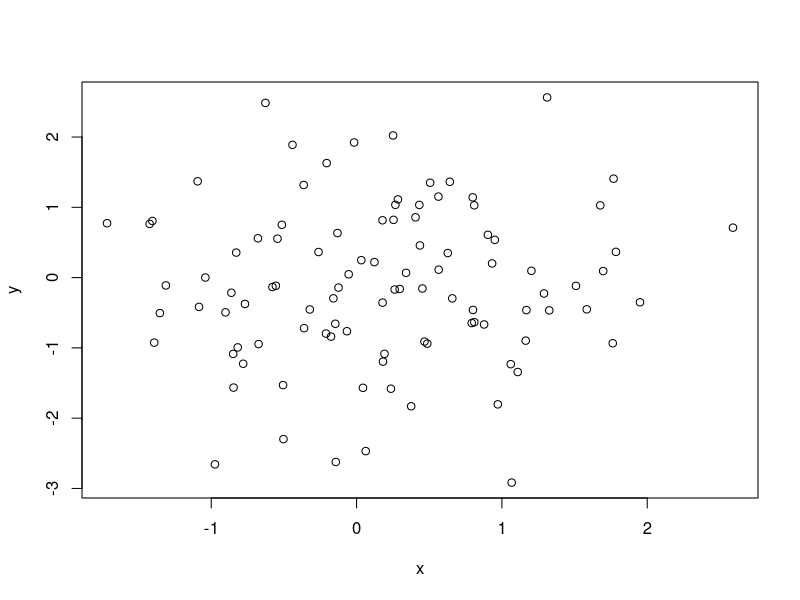
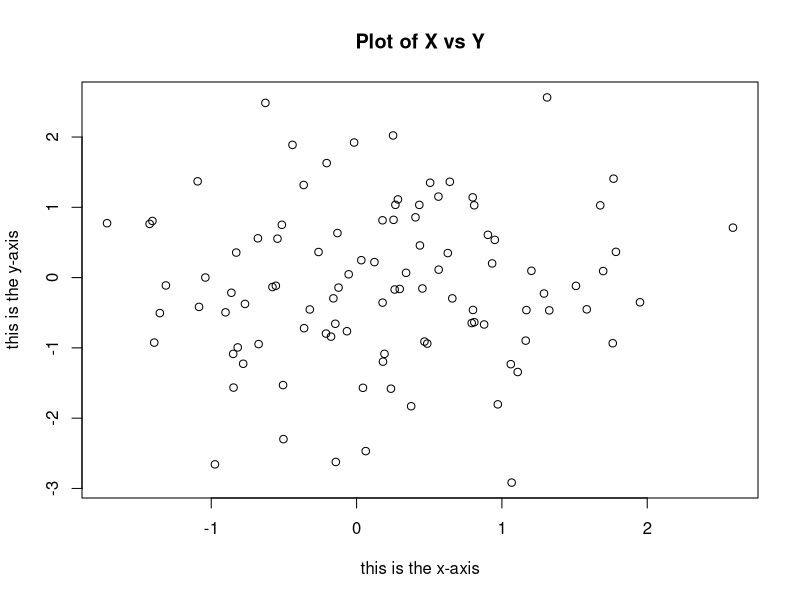
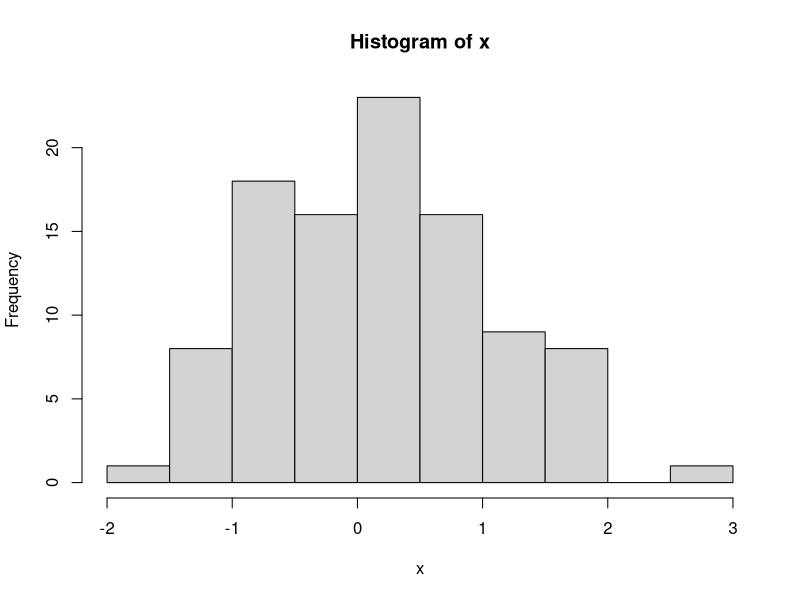
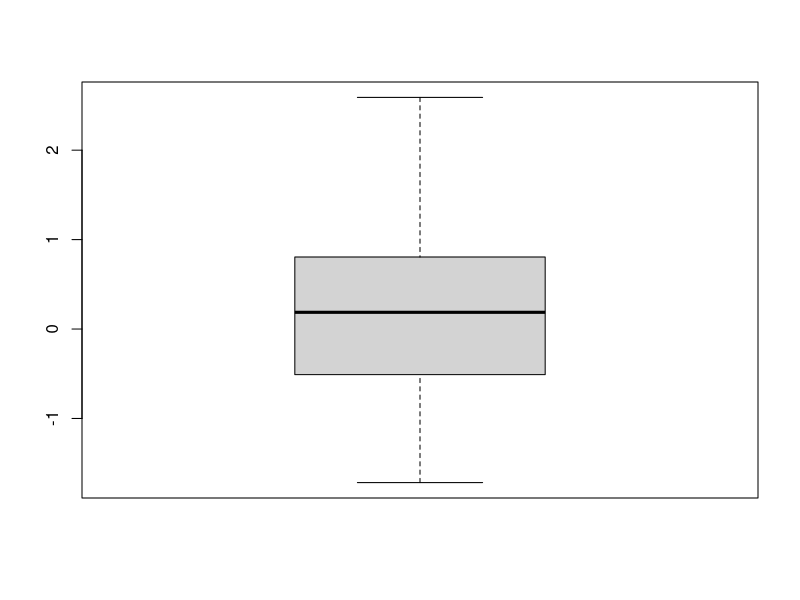

These figures' R source, in order:
## ---- chunk 1
knitr::opts_chunk$set(eval = TRUE, warning=FALSE, message = FALSE)
## ---- chunk 2
x <- 10
y = 5
x+y
## ---- chunk 3
log(x)
## ---- chunk 4
exp(y)
## ---- chunk 5
cos(x)
## ---- chunk 6
x == y
x > y
## ---- chunk 7
# Define numerical vector z
z<- c(3,5,7,9)
# Define character vector zz, where numerical operations cannot be directly applied.
zz<- c("cup", "plate", "pen", "paper")
## ---- chunk 8
#Average
mean(z)
## ---- chunk 9
#Standard devidation
sd(z)
## ---- chunk 10
#Median
median(z)
## ---- chunk 11
#Max
max(z)
## ---- chunk 12
#Min
min(z)
## ---- chunk 13
#Summary Stats
summary(z)
## ---- chunk 14
z
z + 2
z / 10
# define vector z1
z1 <- c(2, 4, 6, 8)
# Elementwise operations (must be the same length)
z + z1
z * z1
## ---- chunk 15
# define vector z2
z2 <- c(z, z1)
z2
## ---- chunk 16
z2[2]
## ---- chunk 17
z2[z2>3]
## ---- chunk 18
z2[z2>3 & z2<6]
## ---- chunk 19
z2[order(z2)]
## ---- chunk 20
z = c(3,5,7,9)

A = matrix(data = c(1,2,3,4,5,6), nrow = 2)
## ---- chunk 21
A
A+2
## ---- chunk 22
# Dimensions of A
dim(A)
## ---- chunk 23
# Transpose
t(A)
# Matrix multiplication is doable if and only if the number of columns in A1 equals the number of rows in A2
t(A) %*% A
# New matrix with dimension 4*2
A2 <- A * 2
# Matrix calculation should satisfy the rules of matrix algebra
A + A2
## ---- chunk 24
A[2,2]
## ---- chunk 25
A[1, ]
## ---- chunk 26
A[,1:2]
## ---- chunk 27
mydf <- data.frame(A) 
class(mydf)
## ---- chunk 28
#First 2 obs of the variable dist in cars
cars$dist[1:2]
cars1<- cars
cars1$time<- cars$dist/cars$speed
## ---- chunk 29
# since "time" is the third column, we can do
cars2<- cars1[,-3]
# we can also drop "time" by keeping the other two variables
cars3<- cars1[c("speed", "dist")]
## ---- chunk 30
mylist<- list(myvector=z, mymatrix=A, mydata=cars)
## ---- chunk 31
# Load car dataset that comes with R
data(cars)
#fit a simple linear regression between braking distance and speed
lm(dist~speed, data=cars)
## ---- chunk 32
# simulate 100 numbers from the standard normal distribution
x <- rnorm(100)
# simulate 100 numbers from the standard normal distribution
y <- rnorm(100)

# Scatter plot using x and y 
plot(x, y)
# Scatter plot with more clear caption and labels
plot(x, y, xlab = "this is the x-axis",
    ylab = "this is the y-axis",
    main = "Plot of X vs Y")
## ---- chunk 33
# histogram of x
hist(x)
## ---- chunk 34
# boxplot of x
boxplot(x)
## ---- chunk 35
dbinom(x=4,size=10,prob=0.5)
pnorm(1.86)
qnorm(0.975)
rnorm(10)
rnorm(n=10,mean=100,sd=20)
